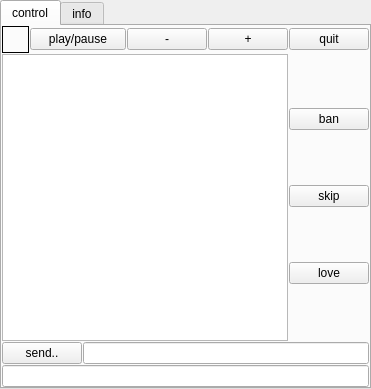
<?xml version="1.0" encoding="UTF-8"?>
<ui version="4.0">
 <class>MainWindow</class>
 <widget class="QMainWindow" name="MainWindow">
  <property name="geometry">
   <rect>
    <x>0</x>
    <y>0</y>
    <width>371</width>
    <height>389</height>
   </rect>
  </property>
  <property name="windowTitle">
   <string>rPlayer-Controller</string>
  </property>
  <widget class="QWidget" name="centralWidget">
   <layout class="QVBoxLayout" name="verticalLayout">
    <property name="spacing">
     <number>0</number>
    </property>
    <property name="margin">
     <number>0</number>
    </property>
    <item>
     <widget class="QTabWidget" name="m_tabMain">
      <property name="currentIndex">
       <number>0</number>
      </property>
      <widget class="QWidget" name="tab">
       <attribute name="title">
        <string>control</string>
       </attribute>
       <layout class="QVBoxLayout" name="verticalLayout_2">
        <property name="spacing">
         <number>1</number>
        </property>
        <property name="margin">
         <number>0</number>
        </property>
        <item>
         <layout class="QHBoxLayout" name="horizontalLayout_2">
          <property name="spacing">
           <number>1</number>
          </property>
          <item>
           <widget class="QLabel" name="m_lblStatus">
            <property name="sizePolicy">
             <sizepolicy hsizetype="Fixed" vsizetype="Fixed">
              <horstretch>0</horstretch>
              <verstretch>0</verstretch>
             </sizepolicy>
            </property>
            <property name="minimumSize">
             <size>
              <width>27</width>
              <height>27</height>
             </size>
            </property>
            <property name="frameShape">
             <enum>QFrame::Box</enum>
            </property>
            <property name="text">
             <string/>
            </property>
            <property name="alignment">
             <set>Qt::AlignCenter</set>
            </property>
           </widget>
          </item>
          <item>
           <widget class="QPushButton" name="m_pbPlayPause">
            <property name="sizePolicy">
             <sizepolicy hsizetype="Expanding" vsizetype="Fixed">
              <horstretch>0</horstretch>
              <verstretch>0</verstretch>
             </sizepolicy>
            </property>
            <property name="text">
             <string>play/pause</string>
            </property>
           </widget>
          </item>
          <item>
           <widget class="QPushButton" name="m_pbVolDown">
            <property name="minimumSize">
             <size>
              <width>20</width>
              <height>0</height>
             </size>
            </property>
            <property name="text">
             <string>-</string>
            </property>
           </widget>
          </item>
          <item>
           <widget class="QPushButton" name="m_pbVolUp">
            <property name="minimumSize">
             <size>
              <width>20</width>
              <height>0</height>
             </size>
            </property>
            <property name="text">
             <string>+</string>
            </property>
           </widget>
          </item>
          <item>
           <widget class="QPushButton" name="m_pbQuitPlayer">
            <property name="text">
             <string>quit</string>
            </property>
           </widget>
          </item>
         </layout>
        </item>
        <item>
         <layout class="QHBoxLayout" name="horizontalLayout">
          <property name="spacing">
           <number>1</number>
          </property>
          <item>
           <widget class="QListWidget" name="m_lstTrack"/>
          </item>
          <item>
           <layout class="QVBoxLayout" name="verticalLayout_6">
            <property name="spacing">
             <number>1</number>
            </property>
            <item>
             <widget class="QPushButton" name="m_pbBan">
              <property name="text">
               <string>ban</string>
              </property>
             </widget>
            </item>
            <item>
             <widget class="QPushButton" name="m_pbSkip">
              <property name="text">
               <string>skip</string>
              </property>
             </widget>
            </item>
            <item>
             <widget class="QPushButton" name="m_pbLove">
              <property name="text">
               <string>love</string>
              </property>
             </widget>
            </item>
           </layout>
          </item>
         </layout>
        </item>
        <item>
         <layout class="QHBoxLayout" name="horizontalLayout_3">
          <property name="spacing">
           <number>1</number>
          </property>
          <item>
           <widget class="QPushButton" name="m_pbSend">
            <property name="text">
             <string>send..</string>
            </property>
           </widget>
          </item>
          <item>
           <widget class="QLineEdit" name="m_text"/>
          </item>
         </layout>
        </item>
        <item>
         <widget class="QLineEdit" name="m_lblText"/>
        </item>
       </layout>
      </widget>
      <widget class="QWidget" name="tab_2">
       <attribute name="title">
        <string>info</string>
       </attribute>
       <layout class="QVBoxLayout" name="verticalLayout_3">
        <item>
         <layout class="QHBoxLayout" name="horizontalLayout_4">
          <item>
           <widget class="QLabel" name="m_label1">
            <property name="text">
             <string>host IP:</string>
            </property>
           </widget>
          </item>
          <item>
           <widget class="QLabel" name="m_lblIP">
            <property name="text">
             <string>unknown</string>
            </property>
            <property name="alignment">
             <set>Qt::AlignCenter</set>
            </property>
           </widget>
          </item>
         </layout>
        </item>
       </layout>
      </widget>
     </widget>
    </item>
   </layout>
  </widget>
 </widget>
 <layoutdefault spacing="6" margin="11"/>
 <resources/>
 <connections/>
</ui>
